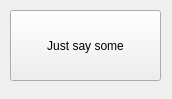
<?xml version="1.0" encoding="UTF-8"?>
<ui version="4.0">
 <class>MainWindow</class>
 <widget class="QMainWindow" name="MainWindow">
  <property name="geometry">
   <rect>
    <x>0</x>
    <y>0</y>
    <width>172</width>
    <height>99</height>
   </rect>
  </property>
  <property name="windowTitle">
   <string>MainWindow</string>
  </property>
  <widget class="QWidget" name="centralWidget">
   <widget class="QPushButton" name="pokeIt">
    <property name="geometry">
     <rect>
      <x>10</x>
      <y>10</y>
      <width>151</width>
      <height>71</height>
     </rect>
    </property>
    <property name="text">
     <string>Just say some</string>
    </property>
   </widget>
  </widget>
 </widget>
 <layoutdefault spacing="6" margin="11"/>
 <resources/>
 <connections/>
</ui>
